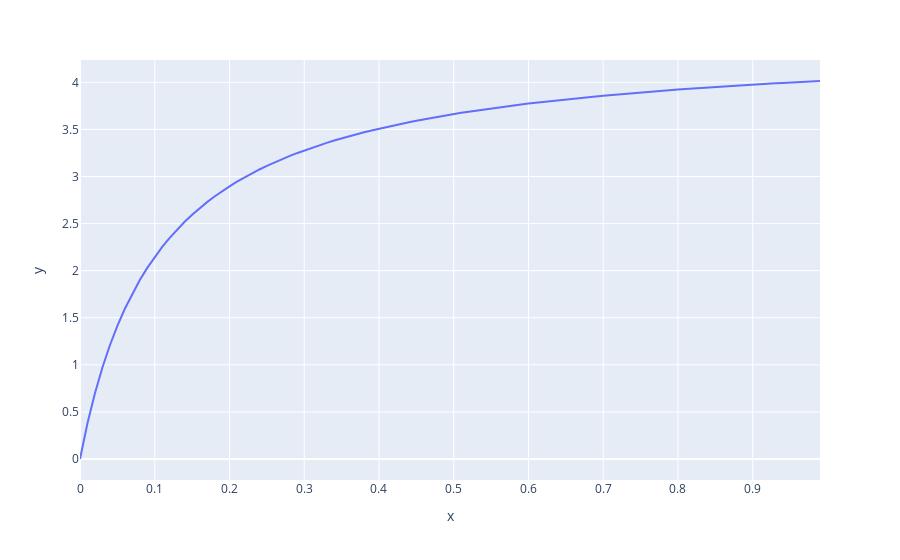

Here is the notebook cell this chart was saved with:
### Code cell
# x values for fitted function
xFit = np.arange(0,1,0.01)
fig = px.line(x=xFit,y=isotherm(xFit,popt[0],popt[1]))
fig.show()
